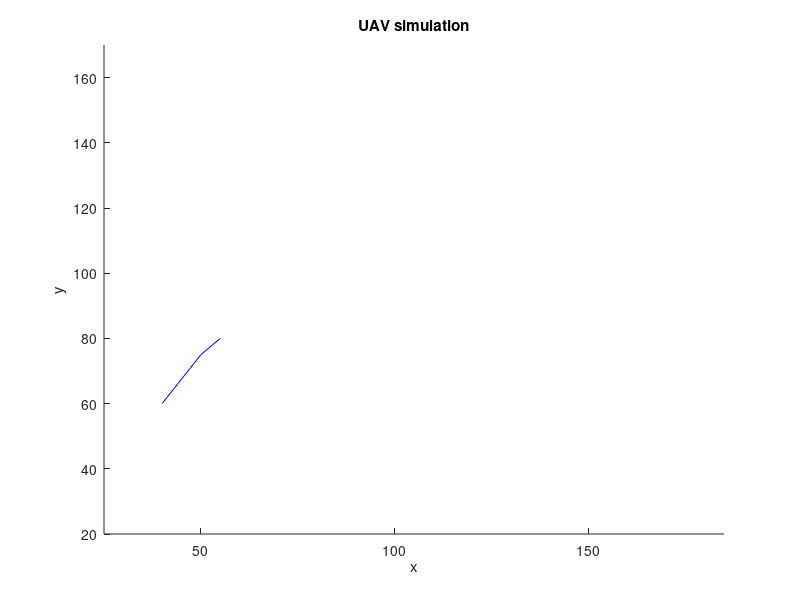

The MATLAB source for this figure: (Note: this script raises an error after producing the figure.)
function path;
%clear
%r=[10,0];
%%
xlimit=1.2;
kpath=0.7;
%korbit=1;
tspan=[0,0.1];
x0=0;
v0=0;
xdot0=0;
figSize = [25,185,20,170];
%%
p=[40,60;  % waypoint position
   50,75;
   55,80];
[nw,mw]=size(p)  % nw represent the number of waypoint

nvec=followW(p,nw) %calculate n for each waypoint
display(nvec)

xq=[];  % preparing for xq

for i=1:nw-1,
    xq=[xq;atan2((p(i+1,1)-p(i,1)),(p(i+1,2)-p(i,2)))];  % Calculating xq for each for each waypoint
end


xc= straight_line_following(p(1,:),xq(1),p(1,:),x0,kpath,xlimit);  % calculatingt the first course angle reference

figure(1)
axis(figSize);
title('UAV simulation');
xlabel('x');
ylabel('y');
hold on,

for i=1:nw-1
plot([p(i,1);p(i+1,1)],[p(i,2);p(i+1,2)],'b');  %draw the line connecting waypoints
hold on,
end

hold on,



[t,v]=ode45(@(t,v) twoduav(t,v,xc),tspan,[p(1,1),p(1,2),v0,x0,xdot0]);  % execute the position,course angle according to guidance rule
X=v(:,1); 
Y=v(:,2);
plot(X,Y); % plot the roule 
[n,m]=size(v)

for i=1:nw-1,
    while norm([v(n,1)-p(i+1,1),v(n,2)-p(i+1,2)])>0.8,
        xc= straight_line_following(p(i,:),xq(i),[v(n,1),v(n,2)],v(n,4),kpath,xlimit);
        [t,v]=ode45(@(t,v) twoduav(t,v,xc),tspan,[v(n,1),v(n,2),v(n,3),v(n,4),v(n,5)]);
        X=v(:,1);
        Y=v(:,2);
        Z=v(:,4)
        plot(X,Y,'r','linewidth',2);
        hold on,
        pause(0.1);
        
        [n,m]=size(v)
        display(v(n,:));
    end
end


%%
function xc = straight_line_following(r,xq,p,x,kpath,xlimit);
    while xq - x < (-pi),
        xq = xq + 2*pi;
    end
    while xq - x > pi,
        xq = xq - 2*pi;
    end
    epy=-(p(2)-r(2))*sin(xq)+(p(1)-r(1))*cos(xq);
    xc=xq-xlimit * (2/pi) * atan(kpath * epy);

%%
function d = twoduav(t,v,xc)
syms dotbx bx bva vac;

d = zeros(5,1);
dotbx=15;
bx=90;
bva=1;
vac=25;

d(1)=v(3)*sin(v(4));
d(2)=v(3)*cos(v(4));
d(3)=bva*(vac-v(3));
d(4)=v(5);
d(5)=-dotbx*v(5)+bx*(xc-v(4));
%%

function n=followW(w,N)
n=[0,0];
for i=2:N-1,
    q_i_1=  (w(i,:)-w(i-1,:))/norm(w(i,:)-w(i-1,:));
    q_i=    (w(i+1,:)-w(i,:))/norm(w(i+1,:)-w(i,:));
    nv=(q_i_1+q_i)/norm(q_i_1+q_i);
    n=[n;nv];
    display(i);
end
n=[n;0,0];
%%

